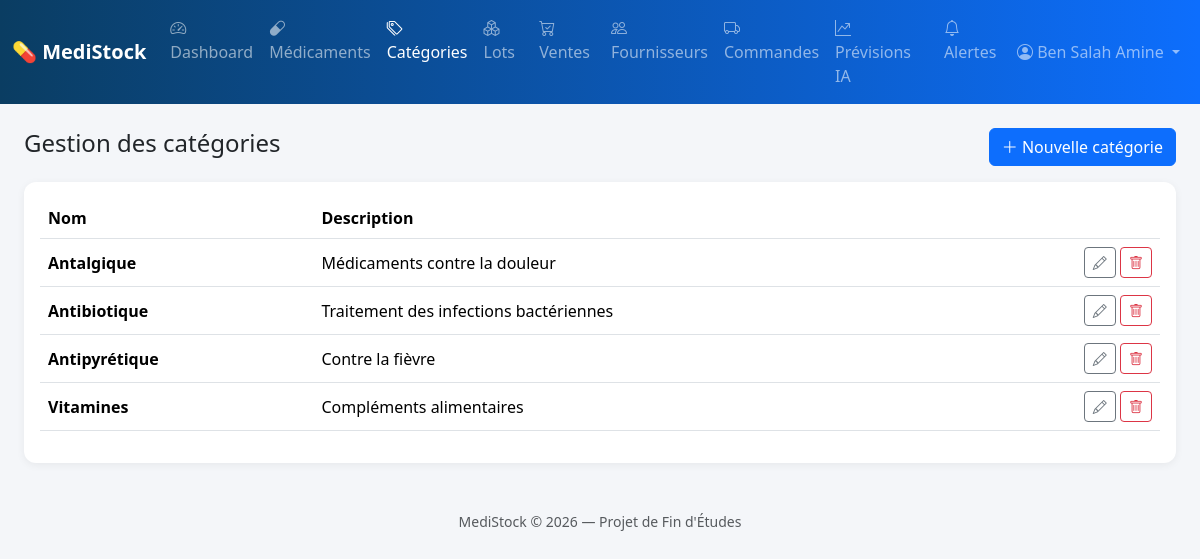
The page /categories.php (signed in) on the database its author committed.
### tables this page shows
CREATE TABLE categories (
    id          INT AUTO_INCREMENT PRIMARY KEY,
    nom         VARCHAR(80) NOT NULL UNIQUE,
    description VARCHAR(255)
);

### includes/auth.php (called while the page is built, shortened)
<?php
function current_role() {
    return $_SESSION['role'] ?? null;
}

### categories.php (the view, shortened to what this page needs)
<?php
require 'config/db.php';
require 'includes/auth.php';
$categories = $pdo->query("SELECT * FROM categories ORDER BY nom")->fetchAll();
require 'includes/header.php';
?>
<div class="d-flex justify-content-between align-items-center mb-3">
    <h4>Gestion des catégories</h4>
    <?php if (in_array(current_role(), ['administrateur', 'responsable_stock'])): ?>
        <button class="btn btn-primary" data-bs-toggle="modal" data-bs-target="#modalCategorie" onclick="nouvelleCategorie()">
            <i class="bi bi-plus-lg"></i> Nouvelle catégorie
        </button>
    <?php endif; ?>
</div>
<div class="card p-3">
    <div class="table-responsive">
        <table class="table table-hover align-middle">
            <thead>
                <tr>
                    <th>Nom</th>
                    <th>Description</th>
                    <th></th>
                </tr>
            </thead>
            <tbody>
            <?php foreach ($categories as $c): ?>
                <tr>
                    <td><strong><?= htmlspecialchars($c['nom']) ?></strong></td>
                    <td><?= htmlspecialchars($c['description']) ?></td>
                    <td class="text-end">
                        <?php if (in_array(current_role(), ['administrateur', 'responsable_stock'])): ?>
                        <button class="btn btn-sm btn-outline-secondary"
                                onclick='editerCategorie(<?= json_encode($c, JSON_HEX_APOS | JSON_HEX_QUOT) ?>)'>
                            <i class="bi bi-pencil"></i>
                        </button>
                        <?php endif; ?>
                        <?php if (current_role() === 'administrateur'): ?>
                        <a href="categories.php?delete=<?= $c['id'] ?>" class="btn btn-sm btn-outline-danger"
                           onclick="return confirm('Supprimer cette catégorie ?')">
                            <i class="bi bi-trash"></i>
                        </a>
                        <?php endif; ?>
                    </td>
                </tr>
            <?php endforeach; ?>
            </tbody>
        </table>
    </div>
</div>
<?php require 'includes/footer.php'; ?>

### assets/css/style.css (style rules this page uses)
:root { --ms-primary: #0d6efd; --ms-dark: #0a3d62; }
body { background-color: #f4f6f9; font-family: 'Segoe UI', system-ui, sans-serif; }
.card { border: none; border-radius: 12px; box-shadow: 0 2px 8px rgba(0,0,0,.06); }
.table thead { background-color: #eef2f9; }

### rows shown on the page
categories: nom "Antalgique", description "Médicaments contre la douleur"
categories: nom "Antibiotique", description "Traitement des infections bactériennes"
categories: nom "Antipyrétique", description "Contre la fièvre"
categories: nom "Vitamines", description "Compléments alimentaires"

### other values the page prints
$_SESSION['nom'] "Ben Salah Amine"
